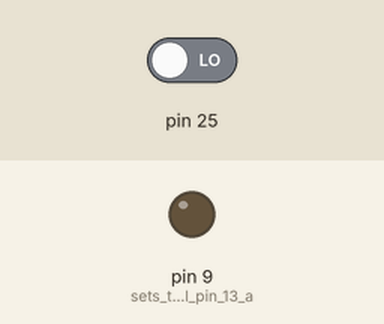
Bench run of a sketch on a simulated Arduino Mega 2560, built with avr-gcc and run on an emulated ATmega2560. Parts: output pins drawn as LEDs (lit = HIGH). The test bench sets the inputs (shaded band); at power-on: pin 25 LOW. The modem accepts every AT command (registered, SIM ready, sends succeed) and sends nothing else; what the sketch prints to the serial monitor is not drawn.

Above: at 1.2 s.
1.3 s: pin 25 driven HIGH
At 6.8 s:
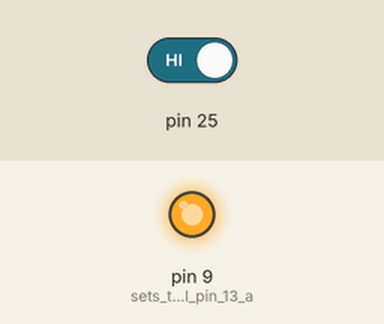
Timing chart, 0 to 37.9 s (numbered marks = the images above; inputs shaded):
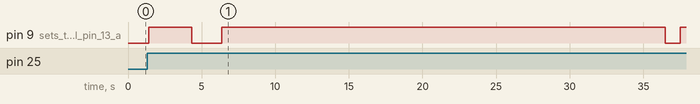

Measured:
- after the input at 1.3 s, pin 9 (sets_the_digital_pin_13_a): goes HIGH 2.9 s, LOW 2.0 s, HIGH 30.1 s, LOW 1.0 s, then HIGH, starting after 0.10 s

The sketch:

womensafety.ino
```cpp
#include <SoftwareSerial.h>
SoftwareSerial SIM900(7, 8); // configure software serial port

void setup()
{
  SIM900.begin(9600);
  Serial.begin(9600);
  //SIM900power();
 // delay(2000);  // give time to log on to network.
  pinMode(9, OUTPUT);      // sets the digital pin 13 as output
  pinMode(25, INPUT);

}

void SIM900power()
// software equivalent of pressing the GSM shield "power" button
{
  digitalWrite(9, HIGH);
  delay(100);
  digitalWrite(9, LOW);
  delay(500);
}

void callSomeone()
{
  SIM900.println("ATD + +918494859500;"); // dial IN (+91) 8494859500
  digitalWrite(9, HIGH);
  Serial.println("first number calling;");
  delay(100);
  SIM900.println();
  delay(30000);            // wait for 30 seconds...
  SIM900.println("ATH");   // hang up
  digitalWrite(9, LOW);

  Serial.println("HANG UP first number");
}
void calltwo()
{
  SIM900.println("ATD + +918970209900;"); // dial IN (+91) 8494859500
  digitalWrite(9, HIGH);
  Serial.println("Second number calling;");
  delay(100);
  SIM900.println();
  delay(30000);            // wait for 30 seconds...
  SIM900.println("ATH");   // hang up
  digitalWrite(9, LOW);
  Serial.println("HANG UP Second number");
}
void sendSMS()
{
  Serial.println(" Message Initiated");
  digitalWrite(9, HIGH);
  SIM900.print("AT+CMGF=1\r");                                                        // AT command to send SMS message
  delay(200);
  SIM900.println("AT+CMGS=\"+918494859500\"");                                     // recipient's mobile number, in international format
  delay(200);
  SIM900.println("13.038913, 77.573496");        // message to send
  Serial.println("https://www.google.co.in/maps/place/13%C2%B002'16.1%22N+77%C2%B034'24.2%22E/@13.037815,77.57338,18z/data=!3m1!4b1!4m2!3m1!1s0x0:0x0?hl=en");
  delay(200);
  SIM900.println((char)26);                       // End AT command with a ^Z, ASCII code 26
  delay(200);
  SIM900.println();
  delay(1000);                                     // give module time to send SMS
  digitalWrite(9, LOW);
  Serial.println(" Message Sent");
  }

void loop()
{
int  val = digitalRead(25);   // read the input pin
//deSerial.println("");
Serial.println(val);
 delay(100);
  digitalWrite(9, val);    // sets the LED to the button's value
if(val==HIGH)
 {
  delay(1000);
   sendSMS();
   delay(2000);
    Serial.println(" Call Initiated");
   callSomeone(); // call someone
    delay(1000);
    calltwo();

 }
  //SIM900power();   // power off GSM shield
 //do {} while (1); // do nothing */
}
```
